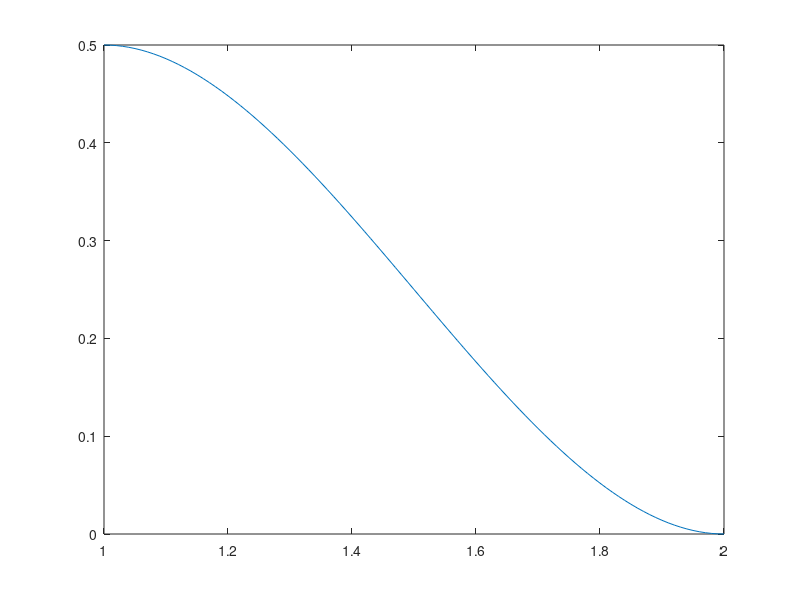

Recreate this plot in MATLAB.
t = 1:0.01:2

a0 = -2;
a1 = 6;
a2 = -4.5;
a3 = 1;
tt = a0 + a1*t + a2*t.^2+a3*t.^3;
tdot = a1 + 2*a2*t+3*a3*t.^2;
tddot = 2*a2+6*a3*t;
thetas = [t;tdot;tddot]

plot(t, tt)
